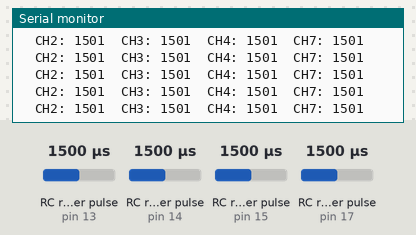
Bench run of a sketch on a simulated Arduino Uno, built with avr-gcc and run on an emulated ATmega328P. Parts: the last lines printed to the serial monitor. Wiring (inferred from the names in the program): 4 × RC receiver channel: data pin 13 / data pin 14 / data pin 15 / data pin 17. The test bench sets the inputs (shaded band); at power-on: RC receiver pulse (sensors on pin 13, pin 14, pin 15, pin 17) 1500 µs.

Above: at 1.2 s.
1.3 s: RC receiver pulse (sensor on pin 13) set to 1020 µs
At 1.35 s:
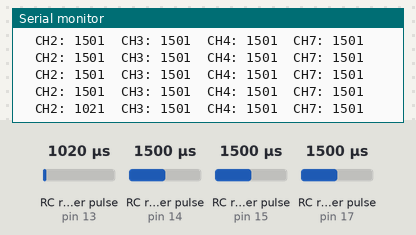
2.8 s: RC receiver pulse (sensor on pin 14) set to 1020 µs
At 2.85 s:
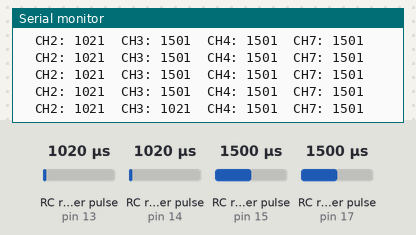
4.3 s: RC receiver pulse (sensor on pin 15) set to 1020 µs
At 4.35 s:
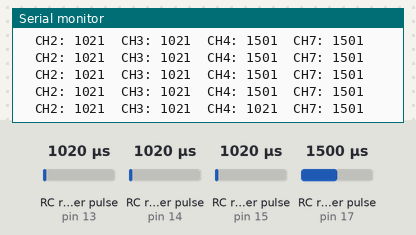
5.8 s: RC receiver pulse (sensor on pin 17) set to 1020 µs
At 5.85 s:
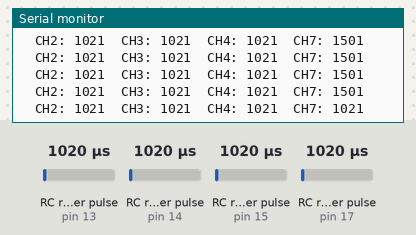
7.3 s: RC receiver pulse (sensor on pin 13) set to 1250 µs
At 7.35 s:
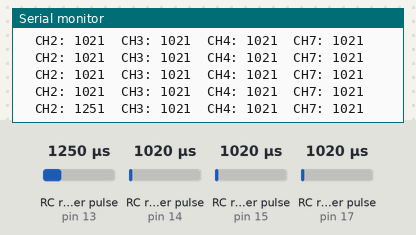
8.8 s: RC receiver pulse (sensor on pin 14) set to 1250 µs
At 8.85 s:
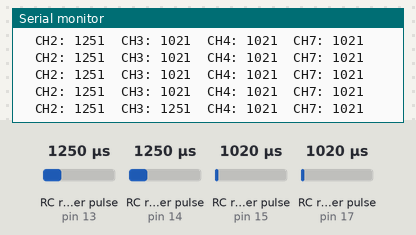
Timing chart, 0 to 11.3 s (numbered marks = the images above; inputs shaded):
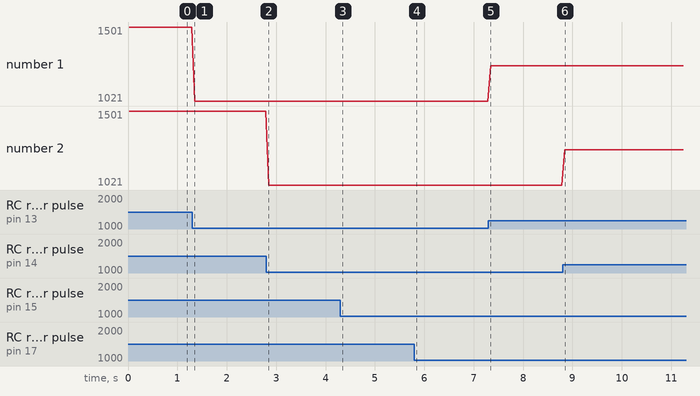

The sketch:

PilseCheckRC.ino
```cpp
#define CH2 13
#define CH3 14
#define CH4 15
#define CH7 17

void setup()
{
  Serial.begin(115200);
  pinMode(CH2, INPUT);
  pinMode(CH3, INPUT);
  pinMode(CH4, INPUT);
  pinMode(CH7, INPUT);
}
void loop()
{
  unsigned long ch2Pulse = pulseIn(CH2, HIGH, 50000);
  unsigned long ch3Pulse = pulseIn(CH3, HIGH, 50000);
  unsigned long ch4Pulse = pulseIn(CH4, HIGH, 50000);
  unsigned long ch7Pulse = pulseIn(CH7, HIGH, 50000);

  Serial.print("  CH2: ");
  Serial.print(ch2Pulse);
  Serial.print("  CH3: ");
  Serial.print(ch3Pulse);
  Serial.print("  CH4: ");
  Serial.print(ch4Pulse);
  Serial.print("  CH7: ");
  Serial.println(ch7Pulse);

  delay(50);
}
```

Measured:
- after the input at 1.3 s, the serial monitor: prints a new line after 0.05 s (image 1)
- after the input at 2.8 s, the serial monitor: prints a new line after 0.05 s (image 2)
- after the input at 4.3 s, the serial monitor: prints a new line after 0.05 s (image 3)
- after the input at 5.8 s, the serial monitor: prints a new line after 0.05 s (image 4)
- after the input at 7.3 s, the serial monitor: prints a new line after 0.05 s (image 5)
- after the input at 8.8 s, the serial monitor: prints a new line after 0.05 s (image 6)
- plotted number 1: 1501 → 1021 after the input at 1.3 s, 1021 → 1251 after the input at 7.3 s
